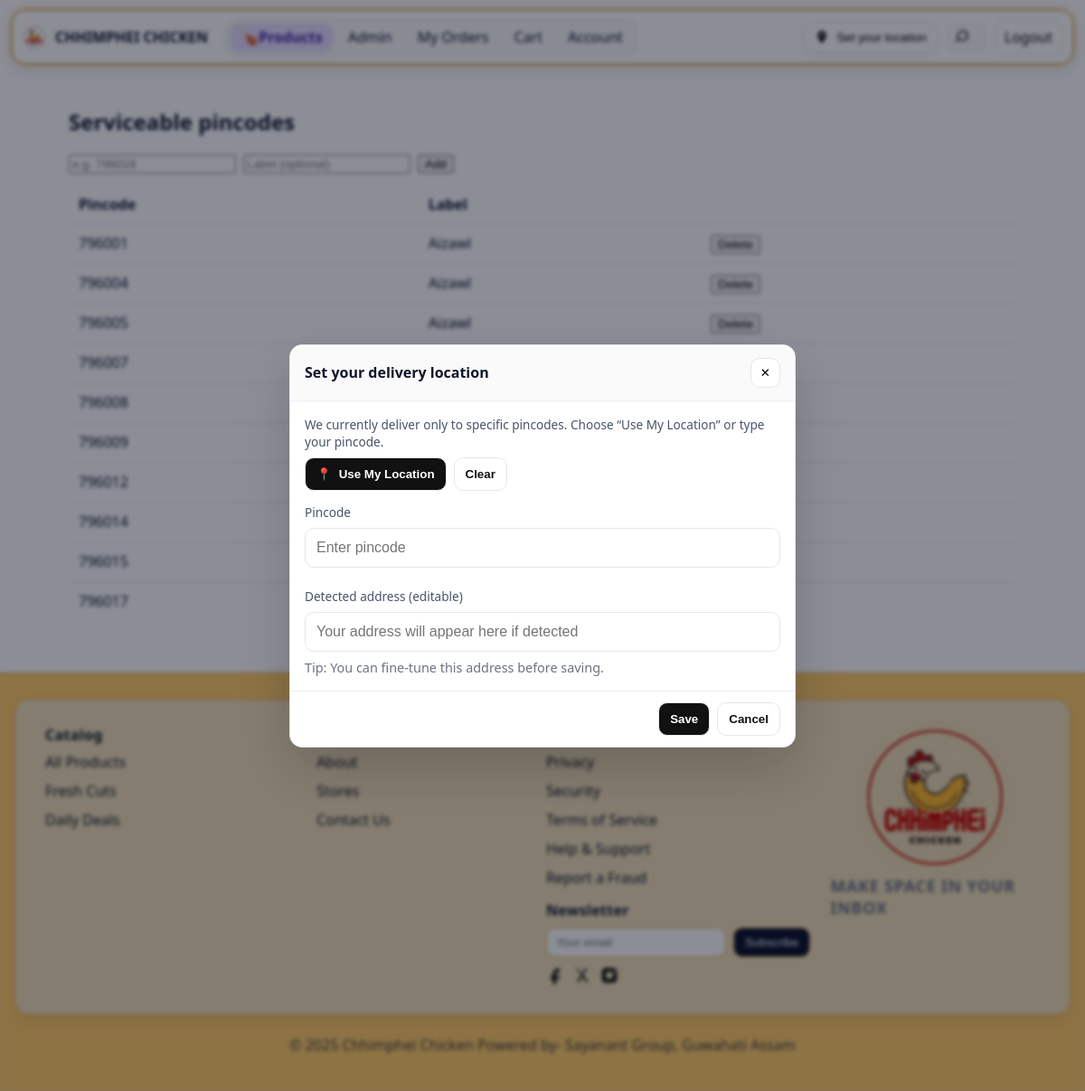
/admin/pincodes (signed in), run on the app's committed database.
### tables this page shows
CREATE TABLE serviceable_pincodes (
              pincode TEXT PRIMARY KEY,
              label   TEXT
            );

### app.py (the view)
@app.route("/admin/pincodes", methods=["GET"], endpoint="admin_pincodes")
@login_required(role='admin')
def admin_pincodes():
    pins = query("SELECT pincode, COALESCE(label,'') AS label FROM serviceable_pincodes ORDER BY pincode")
    return render_template("admin_pincodes.html", user=current_user(), pincodes=pins)

### app.py (called while the page is built)
@app.context_processor
def inject_globals():
    return {
        "datetime": datetime,
        "service_area": session.get("service_area")  # {address,pincode,lat,lng} or None
    }

@app.context_processor
def inject_footer_links():
    return {"FOOTER_LINKS": FOOTER_LINKS}

def current_user():
    uid = session.get("user_id")
    if not uid:
        return None
    rows = query("SELECT * FROM users WHERE id=?", (uid,))
    return dict(rows[0]) if rows else None

def login_required(role=None):
    def deco(fn):
        @wraps(fn)
        def wrap(*a, **kw):
            u = current_user()
            if not u:
                flash("Please log in first.", "warning")
                return redirect(url_for("login"))
            if role and u["role"] != role:
                flash("Access denied.", "danger")
                return redirect(url_for("index"))
            return fn(*a, **kw)
        return wrap
    return deco

@app.after_request
def add_no_cache_headers(resp):
    resp.headers["Cache-Control"] = "no-store, no-cache, must-revalidate, max-age=0"
    resp.headers["Pragma"] = "no-cache"
    return resp

### db.py (called while the page is built)
def _connect() -> sqlite3.Connection:
    conn = sqlite3.connect(
        DB_PATH,
        timeout=30,                # wait up to 30s on locks
        detect_types=sqlite3.PARSE_DECLTYPES,
        check_same_thread=False,
    )
    conn.row_factory = sqlite3.Row
    conn.execute("PRAGMA journal_mode=WAL;")
    conn.execute("PRAGMA busy_timeout = 30000;")  # 30 seconds
    conn.execute("PRAGMA foreign_keys = ON;")
    return conn

def _retry_sql(op, sql: str, params=(), attempts: int = 5):
    delay = 0.15
    for i in range(attempts):
        try:
            return op(sql, params)
        except sqlite3.OperationalError as e:
            msg = str(e).lower()
            if ("database is locked" in msg) or ("database table is locked" in msg):
                if i == attempts - 1:
                    raise
                time.sleep(delay)
                delay *= 2
            else:
                raise

def query(sql, params=()):
    conn = _connect()
    try:
        cur = conn.cursor()
        _retry_sql(cur.execute, sql, params)
        rows = cur.fetchall()
        return rows
    finally:
        conn.close()

### templates/admin_pincodes.html
{% extends "base.html" %}
{% block content %}
<h2>Serviceable pincodes</h2>
<form method="post" action="{{ url_for('admin_pincodes_add') }}" style="margin:12px 0; display:flex; gap:8px;">
  <input type="text" name="pincode" placeholder="e.g. 796018" required pattern="\d+">
  <input type="text" name="label" placeholder="Label (optional)">
  <button type="submit">Add</button>
</form>
<table class="table">
  <thead><tr><th>Pincode</th><th>Label</th><th></th></tr></thead>
  <tbody>
    {% for r in pincodes %}
    <tr>
      <td>{{ r.pincode }}</td>
      <td>{{ r.label }}</td>
      <td>
        <form method="post" action="{{ url_for('admin_pincodes_delete', pin=r.pincode) }}" onsubmit="return confirm('Remove {{ r.pincode }}?')">
          <button type="submit">Delete</button>
        </form>
      </td>
    </tr>
    {% endfor %}
  </tbody>
</table>
{% endblock %}

### templates/base.html (shortened to what this page needs)
<!doctype html>
<html lang="en">
<head>
  <link rel="stylesheet" href="{{ url_for('static', filename='styles.css') }}">
</head>
<body {% if user %}data-role="{{ user.role }}"{% endif %}>
<header class="header-strip">
  <div class="nav-shell" id="navShell">
    <div class="nav-bar">
      <div class="nav-left">
        <div class="brand">
          <img class="brand-logo" src="{{ url_for('static', filename='logo.png') }}" alt="Logo">
          <a href="{{ url_for('index') }}" class="brand-name">CHHIMPHEI CHICKEN</a>
        </div>
        <nav class="nav-links" aria-label="Primary">
          <a class="btn-cta" href="{{ url_for('products') }}" class="{% if request.endpoint=='products' %}active{% endif %}">🍗Products</a>
          {% if user %}
            {% if user.role == 'admin' %}<a href="{{ url_for('admin_dashboard') }}">Admin</a>{% endif %}
            <a href="{{ url_for('orders') }}">My Orders</a>
            <a href="{{ url_for('cart_page') }}">Cart</a>
            <a href="{{ url_for('profile') }}">Account</a>
          {% else %}
            <a href="{{ url_for('login') }}" class="{% if request.endpoint=='login' %}active{% endif %}">Login</a>
            <a href="{{ url_for('register') }}">Sign up</a>
          {% endif %}
        </nav>
      </div>
      <div class="nav-right">
        <div class="nav-loc">
          <button id="navLocChip" class="loc-chip" type="button" aria-label="Set delivery location">
            <svg class="pin" viewBox="0 0 24 24"><path d="M12 2a7 7 0 0 0-7 7c0 5.25 7 13 7 13s7-7.75 7-13a7 7 0 0 0-7-7zm0 9.5a2.5 2.5 0 1 1 0-5 2.5 2.5 0 0 1 0 5z"/></svg>
            <span class="addr" id="navLocAddr">Set your location</span>
          </button>
        </div>
        <form class="nav-search" action="{{ url_for('search') }}" method="get" role="search" aria-label="Site search">
          <button type="submit" aria-label="Search">
            <svg viewBox="0 0 24 24"><path d="M10 2a8 8 0 1 1-5.3 13.7l-4 4a1 1 0 1 1-1.4-1.4l4-4A8 8 0 0 1 10 2zm0 2a6 6 0 1 0 0 12 6 6 0 0 0 0-12z"/></svg>
          </button>
        </form>
        <div class="right-links">
          {% if user %}<a class="btn-ghost" href="{{ url_for('logout') }}" id="logoutLink">Logout</a>{% endif %}
        </div>
      </div>
    </div>
  </div>
</header>
<main class="container">{% block content %}{% endblock %}</main>
<footer class="footer-strip">
  <div class="footer-inner">
    <div class="footer-panel">
      <div class="footer-grid">
        <div class="footer-section">
          <div class="title">Catalog</div>
          <nav class="footer-links" aria-label="Catalog">
            <a href="{{ url_for('products') }}">All Products</a>
            <a href="{{ url_for('products') }}">Fresh Cuts</a>
            <a href="{{ url_for('products') }}">Daily Deals</a>
          </nav>
        </div>
        <div class="footer-section">
          <div class="title">Info</div>
          <nav class="footer-links" aria-label="Info">
            <a href="/about">About</a>
            <a href="#">Stores</a>
            <a href="#">Contact Us</a>
          </nav>
        </div>
        <div class="footer-section">
          <div class="title">Legal</div>
          <nav class="footer-links" aria-label="Legal">
            {% for link in FOOTER_LINKS %}
              <a href="{{ url_for(link.endpoint) }}">{{ link.label }}</a>
            {% endfor %}
          </nav>
          <div class="title" style="margin-top:12px">Newsletter</div>
          <form class="newsletter" method="post" action="{{ url_for('newsletter_subscribe') }}">
            <input type="email" name="email" placeholder="Your email" required>
            <button type="submit">Subscribe</button>
          </form>
          <div class="socials">
            <a aria-label="Facebook" href="#"><svg viewBox="0 0 24 24"><path d="M13 3h4a1 1 0 0 1 1 1v4h-3a2 2 0 0 0-2 2v3h5l-1 4h-4v7h-4v-7H6v-4h3V9a5 5 0 0 1 5-5z"/></svg></a>
            <a aria-label="X" href="#"><svg viewBox="0 0 24 24"><path d="M3 3h3l5 7 5-7h3l-6 8 7 10h-3l-5-7-5 7H4l7-10z"/></svg></a>
            <a aria-label="Instagram" href="#"><svg viewBox="0 0 24 24"><path d="M7 2h10a5 5 0 0 1 5 5v10a5 5 0 0 1-5 5H7a5 5 0 0 1-5-5V7a5 5 0 0 1 5-5zm5 5a5 5 0 1 0 0 10 5 5 0 0 0 0-10zm6.5-1.5a1.5 1.5 0 1 0 0 3 1.5 1.5 0 0 0 0-3z"/></svg></a>
          </div>
        </div>
        <div class="footer-logo-wrap">
          <div class="footer-logo">
            <img src="{{ url_for('static', filename='logo.png') }}" alt="Chhimphei Chicken">
            <div class="muted" style="letter-spacing:.04em">MAKE SPACE IN YOUR INBOX</div>
          </div>
        </div>
      </div>
    </div>
    <div class="copy">© {{ datetime.utcnow().year }} Chhimphei Chicken Powered by- Sayanant Group, Guwahati Assam </div>
  </div>
</footer>
<div id="locModal" class="loc-modal" hidden>
  <div class="loc-card" role="dialog" aria-modal="true" aria-labelledby="locTitle">
    <div class="loc-head">
      <div class="loc-title" id="locTitle">Set your delivery location</div>
      <button class="loc-close" id="locCloseBtn" type="button" aria-label="Close">✕</button>
    </div>
    <div class="loc-body">
      <div class="loc-row">
        <div class="small">We currently deliver only to specific pincodes. Choose “Use My Location” or type your pincode.</div>
        <div class="loc-actions">
          <button id="useGeoBtn" class="btn btn-icon" type="button">
            <span>📍</span><span>Use My Location</span>
          </button>
          <button id="clearLocBtn" class="btn btn-ghost" type="button">Clear</button>
        </div>
      </div>
      <div class="loc-row">
        <label for="pinInput" class="small">Pincode</label>
        <input id="pinInput" class="input" type="text" inputmode="numeric" pattern="[0-9]*" placeholder="Enter pincode">
      </div>
      <div class="loc-row">
        <label for="addrInput" class="small">Detected address (editable)</label>
        <input id="addrInput" class="input" type="text" placeholder="Your address will appear here if detected">
        <div class="hint">Tip: You can fine-tune this address before saving.</div>
      </div>
    </div>
    <div class="loc-foot">
      <button id="saveLocBtn" class="btn" type="button">Save</button>
      <button id="cancelLocBtn" class="btn btn-ghost" type="button">Cancel</button>
    </div>
  </div>
</div>
</body>
</html>

### static/styles.css (style rules this page uses)
:root { --ink:#0f172a; --muted:#64748b; --line:#e2e8f0; --brand:#22c55e; --bg:#ffffff; }
* { box-sizing:border-box }
body { margin:0;font-family:system-ui,Inter,Segoe UI,Roboto,Arial,sans-serif;color:var(--ink);background:#fff }
a { color:inherit;text-decoration:none }
img { max-width:100%;display:block }
.nav-links { display:flex;gap:12px }
.container { max-width:1100px;margin:24px auto;padding:0 16px }
.btn { display:inline-block;background:var(--brand);color:#fff;padding:10px 16px;border-radius:10px;text-decoration:none;border:none;cursor:pointer;font-weight:600 }
.btn-ghost { background:#fff;border:1px solid var(--line);padding:8px 12px;border-radius:10px;cursor:pointer }
.table { width:100%;border-collapse:collapse;border:1px solid var(--line);border-radius:12px;overflow:hidden }
.table th,.table td { border-bottom:1px solid var(--line);padding:10px;text-align:left }
.table tr:last-child td { border-bottom:none }
.footer-grid { display:grid;grid-template-columns:2fr 1fr 1.2fr;gap:20px;max-width:1100px;margin:0 auto }
.footer-logo { font-size:18px;font-weight:800 }
.newsletter { display:flex;gap:8px }
.newsletter input { flex:1;padding:10px;border:1px solid var(--line);border-radius:10px }
.newsletter button { padding:10px 14px;border-radius:10px;border:0;background:#111;color:#fff;cursor:pointer }
.socials { display:flex;gap:10px;margin-top:10px }
.socials svg { width:22px;height:22px;fill:#111 }
.copy { text-align:center;color:var(--muted);margin-top:10px }
.muted { color:var(--muted) }

### data on the page
serviceable_pincodes: pincode "796001", label "Aizawl"
serviceable_pincodes: pincode "796004", label "Aizawl"
serviceable_pincodes: pincode "796005", label "Aizawl"
serviceable_pincodes: pincode "796007"
serviceable_pincodes: pincode "796008"
serviceable_pincodes: pincode "796009"
serviceable_pincodes: pincode "796012"
serviceable_pincodes: pincode "796014"
serviceable_pincodes: pincode "796015"
serviceable_pincodes: pincode "796017"

### other printed values
{{ link.label }} "Privacy" "Security" "Terms of Service" "Help & Support" "Report a Fraud"
